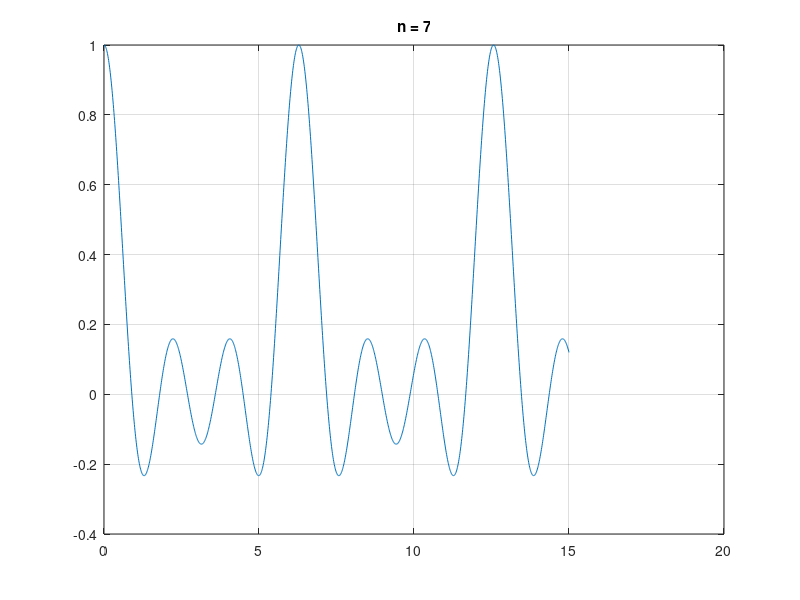
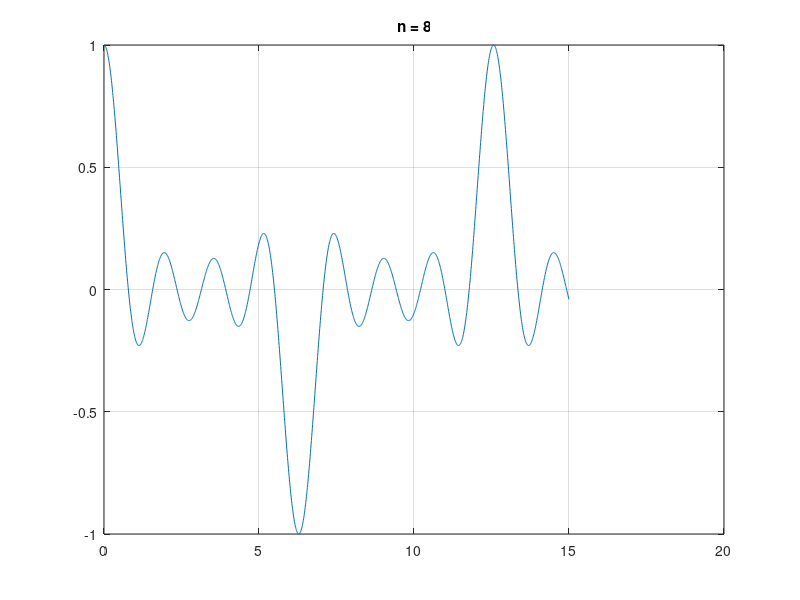
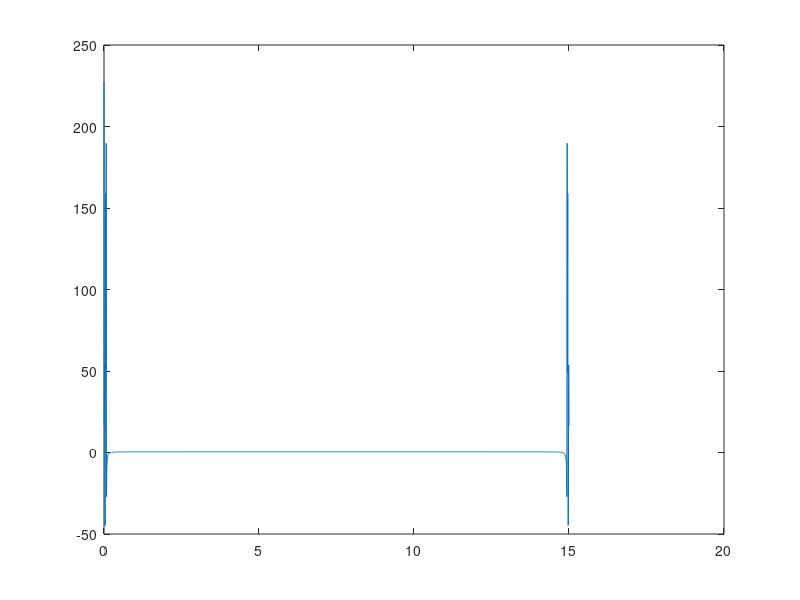
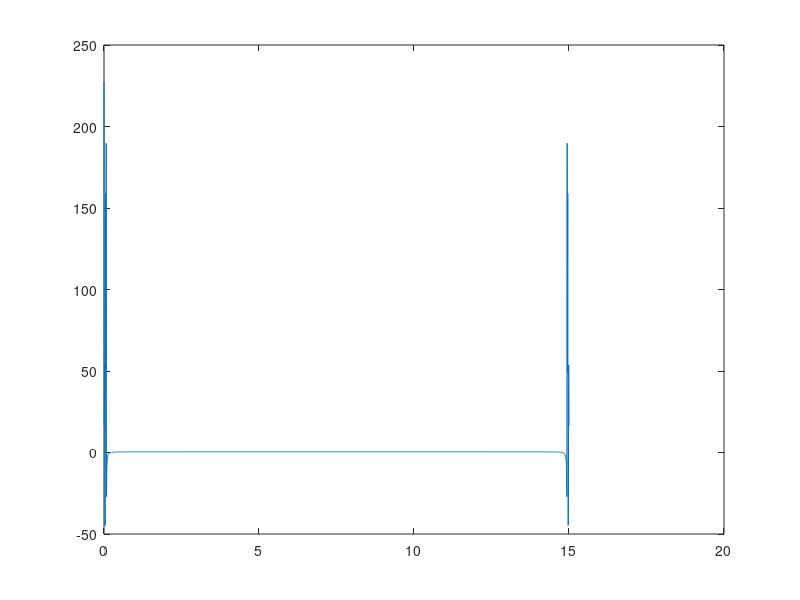

These figures' MATLAB source, in order:
close all
clc
x = 0:0.01:15;
g1 = figure();
plot(x, diric(x,7));
grid on
title('n = 7');
g2 = figure();
plot(x, diric(x,8));
grid on
title('n = 8');
FFT1 = fft(diric(x,7));
FFT2 = fft(diric(x,8));
s1 = figure();
plot(x, FFT1)
s2 = figure();
plot(x, FFT2)

saveas(g1,'../fig/graph10_1','png');
saveas(g2,'../fig/graph10_2','png');
saveas(s1,'../fig/spec10_1','png');
saveas(s1,'../fig/spec10_2','png');